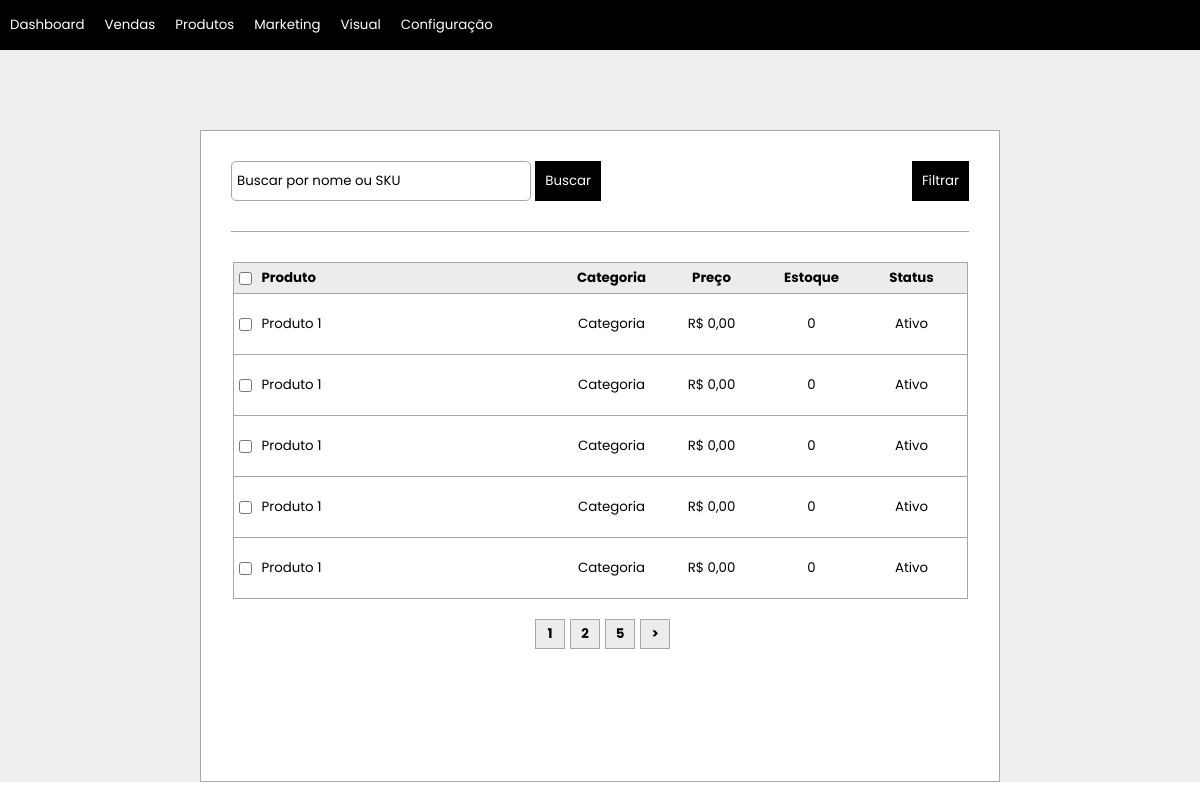
Page /admin/produtos/listar_produtos.php on the committed database.
### tables this page shows
CREATE TABLE `produtos` (
  `id_produto` int(255) NOT NULL,
  `nome` varchar(200) NOT NULL,
  `ativado` varchar(10) NOT NULL,
  `destaque` varchar(10) NOT NULL,
  `situacao` varchar(10) NOT NULL,
  `descricao` varchar(2000) NOT NULL,
  `video` varchar(200) NOT NULL,
  `custo` float NOT NULL,
  `venda` float NOT NULL,
  `promocional` float NOT NULL,
  `sku` varchar(50) NOT NULL,
  `ean` varchar(20) NOT NULL,
  `ncm` int(10) NOT NULL,
  `estoque` varchar(10) NOT NULL,
  `quant_estoque` int(255) NOT NULL,
  `acao_estoque` varchar(100) NOT NULL,
  `peso` float NOT NULL,
  `altura` float NOT NULL,
  `comprimento` float NOT NULL,
  `largura` float NOT NULL,
  `categoria` varchar(100) NOT NULL,
  `marca` varchar(100) NOT NULL,
  `title_ceo` varchar(200) NOT NULL,
  `descricao_ceo` varchar(500) NOT NULL,
  `url` varchar(200) NOT NULL
);

### admin/produtos/listar_produtos.php (the view, shortened to what this page needs)
<?php
require_once "../conn.php";
?>
<!DOCTYPE html>
<html lang="pt-br">
<head>
    <link rel="stylesheet" media="all" type="text/css" href="../../css/admin/style.css" />
    <link rel="stylesheet" media="all" type="text/css" href="../../css/admin/produtos.css" />
</head>
<body>
    <header>
        <?php include "../menu.php" ?>
    </header>
    <main>
        <section id="containerListarProduto">
            <div id="containerSearch">
                <form action="" method="POST">
                    <input type="search" name="search" placeholder="Buscar por nome ou SKU">
                    <button class="botao">Buscar</button>
                </form>
                <button class="botao" onclick="">Filtrar</button>
            </div>
            <div id="containerListar">
                <div class="boxListar first">
                    <div style="display: flex; align-items:center; margin-right:10px"><input type="checkbox"></div>
                    <div style="width: 300px;"><strong>Produto</strong></div>
                    <div style="width: 100px; text-align: center;"><strong>Categoria</strong></div>
                    <div style="width: 100px; text-align: center;"><strong>Preço</strong></div>
                    <div style="width: 100px; text-align: center;"><strong>Estoque</strong></div>
                    <div style="width: 100px; text-align: center;"><strong>Status</strong></div>
                </div>
                <?php
                $pg = isset($_GET['pg']) ? $_GET['pg'] : "1";
                $search = isset($_POST['search']) ? $_POST['search'] : "all";
                $maximo = 5;
                $inicio = ($maximo * $pg) - $maximo;
                if($search == 'all'){
                    $select_type = "SELECT * FROM produtos LIMIT $inicio, $maximo";
                }else{
                    $select_type = "SELECT * FROM produtos WHERE sku LIKE '%$search%' OR nome LIKE '%$search%' OR ean LIKE '%$search%'";
                }
                $select = $select_type;
                $query = mysqli_query($conn, $select);
                if ($query->num_rows > 0) {
                    while ($listar = $query->fetch_assoc()) {
                ?>
                        <div class="boxListar second">
                            <div style="display: flex; align-items:center; margin-right:10px"><input type="checkbox"></div>
                            <div style="width: 300px;" class="boxNomeProduto"><?= $listar['nome'] ?></div>
                            <div style="width: 100px; text-align: center; text-transform: capitalize;"><?= $listar['categoria'] ?></div>
                            <div style="width: 100px; text-align: center;">R$ <?= number_format($listar['venda'], 2, ",", ".") ?></div>
                            <div style="width: 100px; text-align: center;"><?= $listar['quant_estoque'] ?></div>
                            <div style="width: 100px; text-align: center;">
                                <?php if ($listar['ativado']) {
                                    echo "Ativo";
                                } else {
                                    echo "Inativo";
                                } ?>
                            </div>
                        </div>
                <?php
                    }
                }
                $selectPG = "SELECT id_produto FROM produtos";
                $query = mysqli_query($conn, $selectPG);
                if ($query->num_rows > 0) {
                    $numTotal = mysqli_num_rows($query);
                    $totalPG = ceil($numTotal / $maximo);
                }
                $exibir = 1;
                $posterior = (($pg + 1) == 0) ? 1 : $pg + 1;
                ?>
                <div id="containerPaginacao">
                    <a href="?pg=1">
                        <div class="boxPaginacao"><strong>1</strong></div>
                    </a>
                    <?php
                    for ($i = $pg - $exibir; $i <= $pg + 1; $i++) {
                        if ($i > 1 && $i < $totalPG) {
                    ?>
                            <a href="?pg=<?= $i ?>">
                                <div class="boxPaginacao"><strong><?= $i ?></strong></div>
                            </a>
                    <?php
                        }
                    }
                    if($totalPG > 1){
                    ?>
                    <a href="?pg=<?= $totalPG ?>">
                        <div class="boxPaginacao"><strong><?= $totalPG ?></strong></div>
                    </a>
                    <?php
                    }
                    if ($pg < $totalPG) {
                    ?>
                        <a href="?pg=<?= $posterior ?>">
                            <div class="boxPaginacao"><strong>></strong></div>
                        </a>
                    <?php
                    }
                    ?>
                </div>
            </div>
        </section>
    </main>
</body>
</html>

### admin/menu.php (shortened to what this page needs)
<nav>
    <ul>
        <li><a href="">Dashboard</a></li>
        <li><a href="">Vendas</a>
        </li>
        <li><a href="">Produtos</a>
        </li>
        <li><a href="">Marketing</a>
        </li>
        <li><a href="">Visual</a>
        </li>
        <li><a href="">Configuração</a>
        </li>
    </ul>
</nav>

### css/admin/style.css (style rules this page uses)
* { margin: 0; padding: 0; border: 0; text-decoration: none; box-sizing: border-box; font-family: 'Poppins', sans-serif; }
main { display: flex; justify-content: center; min-height: 91.5vh; padding-top: 30px; background-color: rgb(238, 238, 238); }
nav { background-color: black; height: 50px; display: flex; align-items: center; font-size: 10pt; }
nav ul li { display: inline; }
nav ul li a { padding: 10px 10px; color: white; width: 200px; }
ul { float: left; }
ul li { position: relative; float: left; }

### css/admin/produtos.css (style rules this page uses)
input::placeholder { color: black; }
.botao { background-color: black; padding: 10px; color: white; cursor: pointer; }
#containerListarProduto { background-color: white; border: 1px solid rgb(167, 167, 167); width: 800px; height: auto; padding: 30px 30px 30px 30px; margin-top: 50px; }
input[type=search] { border: 1px solid rgb(167, 167, 167); width: 300px; height: 40px; padding-left: 5px; border-radius: 5px; }
#containerSearch { display: flex; justify-content: space-between; width: 100%; border-bottom: 1px solid rgb(167, 167, 167); padding-bottom: 30px; }
#containerListar { padding-top: 30px; display: flex; align-items: center; flex-direction: column; }
.boxListar { display: flex; flex-direction: row; font-size: 10pt; }
.boxListar.first { border: 1px solid rgb(167, 167, 167); padding: 5px; background-color: rgb(236, 236, 236); }
.boxListar.second { padding: 20px 5px 20px 5px; border-left: 1px solid rgb(167, 167, 167); border-right: 1px solid rgb(167, 167, 167); border-bottom: 1px solid rgb(167, 167, 167); }
.boxNomeProduto { text-transform: capitalize; white-space: nowrap; text-overflow: clip; overflow: hidden; }
#containerPaginacao { font-size: 10pt; display: flex; flex-direction: row; align-items: flex-end; margin-top: 20px; }
.boxPaginacao { width: 30px; height: 30px; border: 1px solid black; color: black; margin-left: 5px; display: flex; align-items: center; justify-content: center; border: 1px solid rgb(167, 167, 167); background-color: rgb(236, 236, 236); }

### rows in the picture
produtos: nome "Produto 1", categoria "Categoria", venda "0,00", quant_estoque "0", ativado "Ativo"
produtos: nome "Produto 1", categoria "Categoria", venda "0,00", quant_estoque "0", ativado "Ativo"
produtos: nome "Produto 1", categoria "Categoria", venda "0,00", quant_estoque "0", ativado "Ativo"
produtos: nome "Produto 1", categoria "Categoria", venda "0,00", quant_estoque "0", ativado "Ativo"
produtos: nome "Produto 1", categoria "Categoria", venda "0,00", quant_estoque "0", ativado "Ativo"

### other values in the picture
$totalPG "5"
